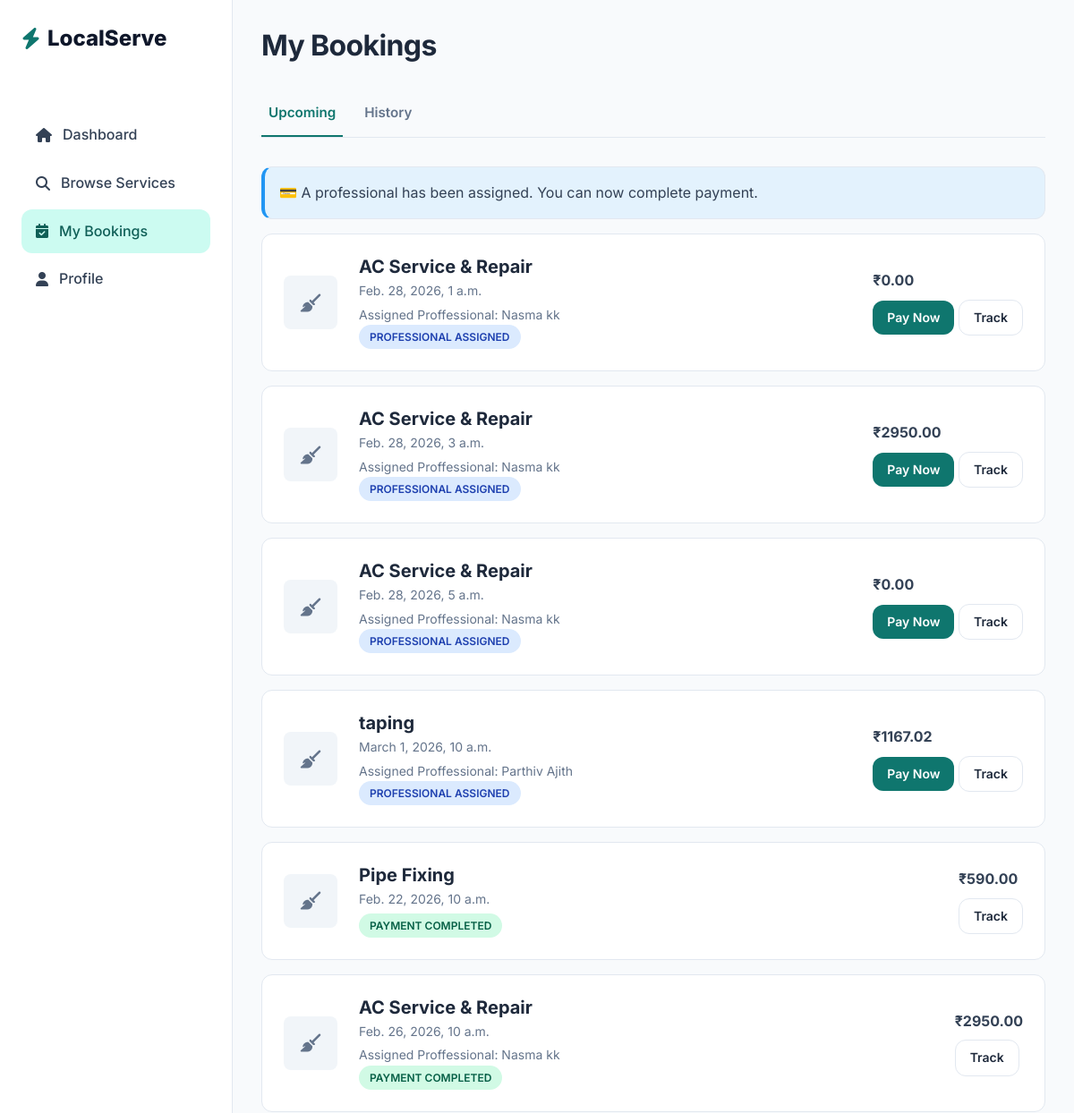
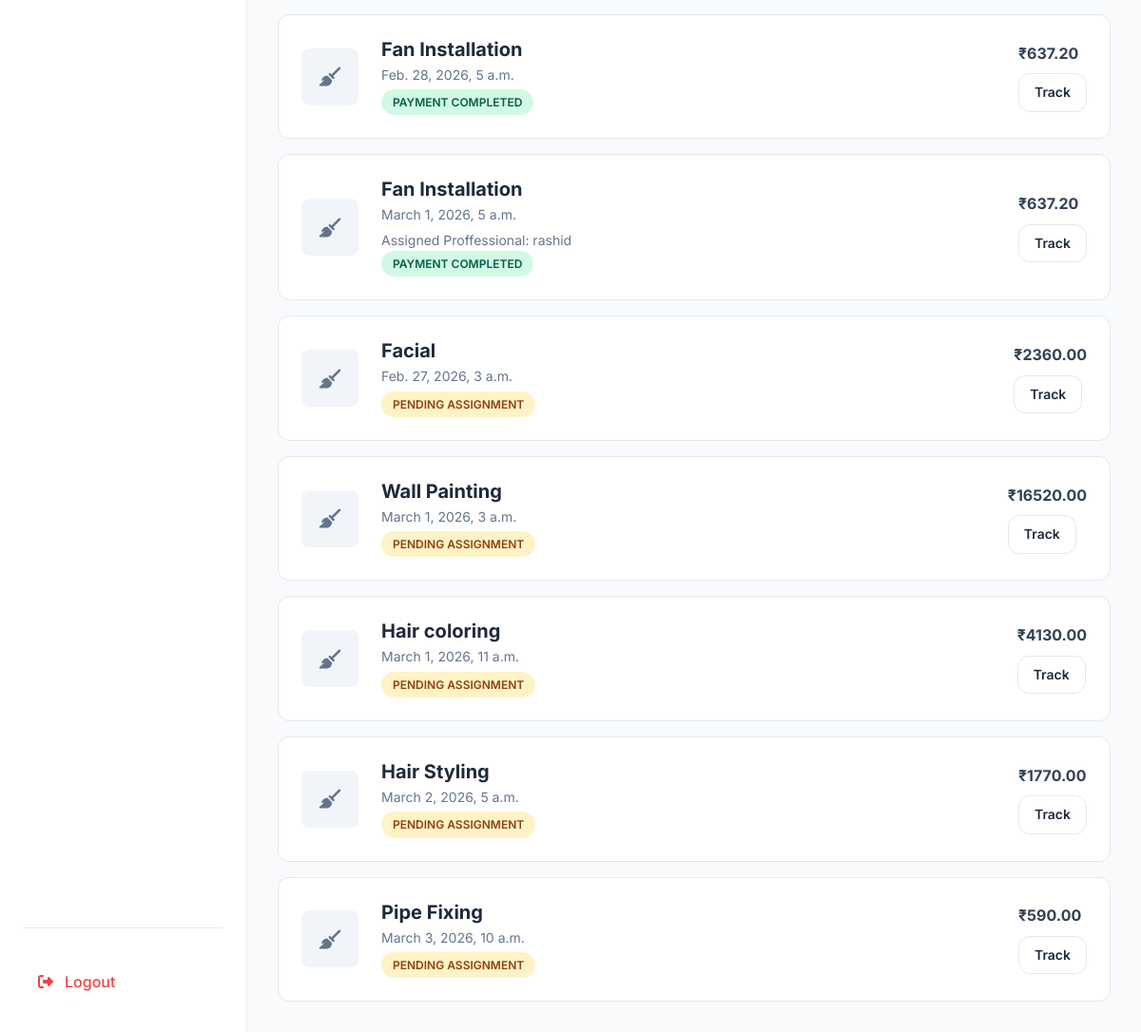
The app's page /booking/ (signed in) with its own data (2 pictures, top to bottom).
### bookings/models.py (models this page shows, shortened)
class Booking(models.Model):
    BOOKING_STATUS_CHOICES = [
        ('PENDING','Pending'),
        ('ASSIGNED', 'Assigned'),
        ('CONFIRMED','Confirmed'),
        ('IN_PROGRESS','In Progress'),
        ('COMPLETED','Completed'),
        ('CANCELLED', 'Cancelled'),
    ]
    customer = models.ForeignKey(User, on_delete = models.CASCADE, related_name='bookings')
    service = models.ForeignKey(Service, on_delete = models.CASCADE, related_name='bookings')
    worker = models.ForeignKey(Worker, on_delete = models.SET_NULL, null=True, blank=True, related_name='bookings')
    booking_date = models.DateField()
    booking_time = models.TimeField()
    total_price = models.DecimalField(max_digits=8, decimal_places=2, default=0)
    label = models.CharField(max_length=50, blank=True, null=True)
    address_line = models.CharField(max_length=500)
    city = models.CharField(max_length=100)
    state = models.CharField(max_length=100)
    pincode = models.CharField(max_length=10)
    landmark = models.CharField(max_length=100, blank=True)
    booking_status = models.CharField(max_length=20, choices = BOOKING_STATUS_CHOICES, default='PENDING')
    created_at = models.DateTimeField(auto_now_add=True)
    updated_at = models.DateTimeField(auto_now = True)

### services/models.py (models this page shows, shortened)
class Service(models.Model):
    category = models.ForeignKey(ServiceCategory, on_delete=models.CASCADE, related_name = "services")
    title = models.CharField(max_length=150)
    description = models.TextField()
    price = models.DecimalField(max_digits=8,decimal_places=2)
    duration_minutes = models.IntegerField()
    image = models.ImageField(upload_to="services/",blank=True, null=True)
    is_active = models.BooleanField(default=True)
    created_at = models.DateTimeField(auto_now_add=True)
    is_best_seller = models.BooleanField(default=False)
    includes = models.TextField(blank=True,default="",
        help_text="Enter one item per line (e.g. Deep dusting, Floor cleaning, etc.)"
    )

class Worker(models.Model):
    full_name = models.CharField(max_length=150)
    services = models.ManyToManyField(Service, related_name="workers")
    phone = models.CharField(max_length=20,unique=True)
    photo = models.ImageField(upload_to="workers/",blank=True,null=True)
    rating = models.DecimalField(max_digits=3,decimal_places=2,default=0.0)
    email = models.EmailField(blank=True)
    experiance_years = models.IntegerField(null=True, blank=True)
    location = models.CharField(max_length=100, blank=True)
    is_active = models.BooleanField(default=True)
    created_at = models.DateTimeField(auto_now_add=True)

### bookings/views.py (the view)
# urls.py: path('booking/', include('bookings.urls')),
@login_required
def booking(request):
    tab = request.GET.get("tab","upcoming") #default upcoming
    bookings=Booking.objects.select_related('service','worker','payment').filter(customer=request.user).order_by('-created_at')
    upcoming = bookings.filter(booking_status__in=["PENDING", "ASSIGNED", "CONFIRMED", "IN_PROGRESS"]).annotate(
        priority=Case(
        When(booking_status="IN_PROGRESS", then=Value(1)),
        When(booking_status="ASSIGNED", then=Value(2)),
        When(booking_status="CONFIRMED", then=Value(3)),
        When(booking_status="PENDING", then=Value(4)),
        output_field=IntegerField()
    )
    ).order_by("priority","booking_date","booking_time")
    history = bookings.filter(booking_status__in=["COMPLETED", "CANCELLED"]).order_by("-updated_at")
    banner = None
    if tab == "upcoming":
        if upcoming.filter(booking_status="ASSIGNED").exists():
            banner = "ASSIGNED"
        elif upcoming.filter(booking_status="PENDING").exists():
            banner = "PENDING"
    context={"banner":banner,"upcoming":upcoming,"history":history,"active_tab":tab}
    return render(request,'customer/bookings/my_bookings.html', context)

### templates/customer/bookings/my_bookings.html (shortened to what this page needs)
{% extends "base_customer.html" %}
    {% block content %}
            <h2 style="margin-bottom: 2rem;">My Bookings</h2>
            <div class="flex gap-md" style="margin-bottom: 2rem; border-bottom: 1px solid var(--color-border);">
                    <a href="?tab=upcoming" class="btn" style="border:none;
                            border-bottom:2px solid {% if active_tab == 'upcoming' %}var(--color-primary){% else %}transparent{% endif %};
                            border-radius:0;
                            padding-left:0.5rem;
                            padding-right:0.5rem;
                            background:none;
                            color:{% if active_tab == 'upcoming' %}var(--color-primary){% else %}var(--color-text-light){% endif %};">
                        Upcoming</a>
                    <a href="?tab=history" class="btn" style="border:none;
                            border-bottom:2px solid {% if active_tab == 'history' %}var(--color-primary){% else %}transparent{% endif %};
                            border-radius:0;
                            padding-left:0.5rem;
                            padding-right:0.5rem;
                            background:none;
                            color:{% if active_tab == 'history' %}var(--color-primary){% else %}var(--color-text-light){% endif %};">
                        History</a>
            </div>
            {% if banner == "PENDING" %}
            <div class="card" style="background:#FFF8E1; border-left:4px solid #FFC107; padding:1rem; margin-bottom:1rem;">
                ⏳ Your booking request is under review. Payment will be enabled once a professional is assigned.
            </div>
            {% elif banner == "ASSIGNED" %}
            <div class="card" style="background:#E3F2FD; border-left:4px solid #2196F3; padding:1rem; margin-bottom:1rem;">
                💳 A professional has been assigned. You can now complete payment.
            </div>
            {% endif %}
             {% if active_tab == "upcoming" %}
            <div class="flex flex-col gap-md">
                 {% for booking in upcoming %}
                <div class="card flex justify-between items-center group">
                    <div class="flex items-center gap-lg">
                        <div
                            style="width: 60px; height: 60px; background: #F1F5F9; border-radius: 8px; display: flex; align-items: center; justify-content: center;">
                            <i class="fa-solid fa-broom text-light fa-lg"></i>
                        </div>
                        <div>
                            <h4 style="margin: 0;">{{ booking.service.title }}</h4>
                            <p class="text-sm text-light" style="margin: 0.25rem 0;">{{ booking.booking_date }}, {{ booking.booking_time }}</p>
                            {% if booking.worker %}
                                <p class="text-sm text-light">Assigned Proffessional: {{ booking.worker.full_name }}</p>
                            {% endif %}
                             {% if booking.booking_status == "PENDING" %}
                                <span class="badge badge-warning">Pending Assignment</span>
                            {% elif booking.booking_status == "ASSIGNED" %}
                                <span class="badge badge-info">Professional Assigned</span>
                            {% elif booking.booking_status == "CONFIRMED" %}
                                <span class="badge badge-success">Payment Completed</span>
                            {% endif %}
                        </div>
                    </div>
                    <div class="text-right">
                        <p class="font-bold text-lg" style="margin-bottom: 0.5rem;">₹{{ booking.total_price }}</p>
                        {% if booking.booking_status == "ASSIGNED" %}
                            <a href="{% url 'booking_step3' booking.id %}?flow=payment" class="btn btn-primary btn-sm">Pay Now </a>
                        {% endif %}
                        <a href="{% url 'booking_detail' booking.id %}" class="btn btn-secondary btn-sm">Track</a>
                    </div>
                </div>
                {% empty %}
                    <p>No bookings found.
                {% endfor %}
            </div>
            {% endif %}
        {% endblock %}

### static/css/style.css (style rules this page uses)
:root { --color-primary: #0F766E; --color-primary-dark: #0F5F57; --color-primary-light: #CCFBF1; --color-secondary: #0F172A; --color-accent: #F59E0B; --color-bg: #F8FAFC; --color-surface: #FFFFFF; --color-border: #E2E8F0; --color-text: #334155; --color-text-dark: #1E293B; --color-text-light: #64748B; --color-text-white: #FFFFFF; --color-success: #10B981; --color-warning: #F59E0B; --color-danger: #EF4444; --color-info: #3B82F6; --spacing-xs: 0.25rem; --spacing-sm: 0.5rem; --spacing-md: 1rem; --spacing-lg: 1.5rem; --spacing-xl: 3rem; --radius-sm: 6px; --radius-md: 12px; --radius-lg: 20px; --radius-full: 9999px; --shadow-sm: 0 1px 2px 0 rgba(0, 0, 0, 0.05); --shadow-md: 0 4px 6px -1px rgba(0, 0, 0, 0.1), 0 2px 4px -1px rgba(0, 0, 0, 0.06); --shadow-lg: 0 10px 15px -3px rgba(0, 0, 0, 0.1), 0 4px 6px -2px rgba(0, 0, 0, 0.05); --shadow-hover: 0 20px 25px -5px rgba(0, 0, 0, 0.1), 0 10px 10px -5px rgba(0, 0, 0, 0.04); --transition: all 0.2s cubic-bezier(0.4, 0, 0.2, 1); --header-height: 80px; --max-width: 1200px; }
*, *::before, *::after { box-sizing: border-box; margin: 0; padding: 0; }
body { font-family: 'Inter', sans-serif; background-color: var(--color-bg); color: var(--color-text); line-height: 1.6; -webkit-font-smoothing: antialiased; }
a { text-decoration: none; color: inherit; transition: var(--transition); }
.flex { display: flex; }
.flex-col { flex-direction: column; }
.items-center { align-items: center; }
.justify-between { justify-content: space-between; }
.gap-md { gap: var(--spacing-md); }
.gap-lg { gap: var(--spacing-lg); }
h1, h2, h3, h4, h5, h6 { color: var(--color-text-dark); font-weight: 700; line-height: 1.2; }
h2 { font-size: 2rem; letter-spacing: -0.02em; }
h4 { font-size: 1.25rem; }
.text-light { color: var(--color-text-light); }
.text-sm { font-size: 0.875rem; }
.font-bold { font-weight: 700; }
.btn { display: inline-flex; align-items: center; justify-content: center; padding: 0.75rem 1.5rem; border-radius: var(--radius-md); font-weight: 600; cursor: pointer; transition: var(--transition); border: none; font-size: 0.95rem; gap: 0.5rem; }
.btn-primary { background-color: var(--color-primary); color: white; }
.btn-secondary { background-color: white; color: var(--color-text-dark); border: 1px solid var(--color-border); }
.btn-sm { padding: 0.5rem 1rem; font-size: 0.875rem; }
.card { background: var(--color-surface); border-radius: var(--radius-md); border: 1px solid var(--color-border); padding: var(--spacing-lg); transition: var(--transition); }
.badge { display: inline-block; padding: 0.25rem 0.75rem; border-radius: 50px; font-size: 0.75rem; font-weight: 600; text-transform: uppercase; }
.badge-success { background: #D1FAE5; color: #065F46; }
.badge-warning { background: #FEF3C7; color: #92400E; }
.badge-info { background: #DBEAFE; color: #1E40AF; }

### records on screen
Booking: service "AC Service & Repair", booking_date "Feb. 28, 2026", booking_time "1 a.m.", worker.full_name "Nasma kk", booking_status "PROFESSIONAL ASSIGNED", total_price "0.00"
Booking: service "AC Service & Repair", booking_date "Feb. 28, 2026", booking_time "3 a.m.", worker.full_name "Nasma kk", booking_status "PROFESSIONAL ASSIGNED", total_price "2950.00"
Booking: service "AC Service & Repair", booking_date "Feb. 28, 2026", booking_time "5 a.m.", worker.full_name "Nasma kk", booking_status "PROFESSIONAL ASSIGNED", total_price "0.00"
Booking: service "taping", booking_date "March 1, 2026", booking_time "10 a.m.", worker.full_name "Parthiv Ajith", booking_status "PROFESSIONAL ASSIGNED", total_price "1167.02"
Booking: service "Pipe Fixing", booking_date "Feb. 22, 2026", booking_time "10 a.m.", booking_status "PAYMENT COMPLETED", total_price "590.00"
Booking: service "AC Service & Repair", booking_date "Feb. 26, 2026", booking_time "10 a.m.", worker.full_name "Nasma kk", booking_status "PAYMENT COMPLETED", total_price "2950.00"
Booking: service "Fan Installation", booking_date "Feb. 28, 2026", booking_time "5 a.m.", booking_status "PAYMENT COMPLETED", total_price "637.20"
Booking: service "Fan Installation", booking_date "March 1, 2026", booking_time "5 a.m.", worker.full_name "rashid", booking_status "PAYMENT COMPLETED", total_price "637.20"
Booking: service "Facial", booking_date "Feb. 27, 2026", booking_time "3 a.m.", booking_status "PENDING ASSIGNMENT", total_price "2360.00"
Booking: service "Wall Painting", booking_date "March 1, 2026", booking_time "3 a.m.", booking_status "PENDING ASSIGNMENT", total_price "16520.00"
Booking: service "Hair coloring", booking_date "March 1, 2026", booking_time "11 a.m.", booking_status "PENDING ASSIGNMENT", total_price "4130.00"
Booking: service "Hair Styling", booking_date "March 2, 2026", booking_time "5 a.m.", booking_status "PENDING ASSIGNMENT", total_price "1770.00"
Booking: service "Pipe Fixing", booking_date "March 3, 2026", booking_time "10 a.m.", booking_status "PENDING ASSIGNMENT", total_price "590.00"
